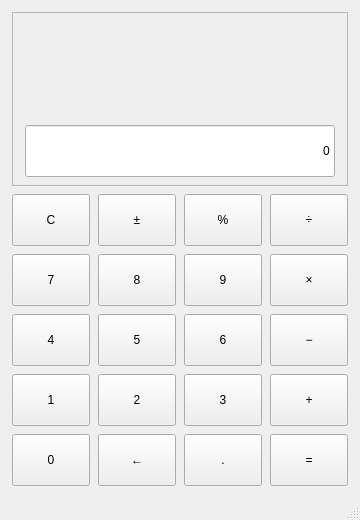
<?xml version="1.0" encoding="UTF-8"?>
<ui version="4.0">
 <class>Calculator</class>
 <widget class="QMainWindow" name="Calculator">
  <property name="geometry">
   <rect>
    <x>0</x>
    <y>0</y>
    <width>360</width>
    <height>520</height>
   </rect>
  </property>
  <property name="minimumSize">
   <size>
    <width>320</width>
    <height>480</height>
   </size>
  </property>
  <property name="windowTitle">
   <string>计算器</string>
  </property>
  <widget class="QWidget" name="centralWidget">
   <layout class="QVBoxLayout" name="mainLayout">
    <property name="spacing">
     <number>8</number>
    </property>
    <property name="leftMargin">
     <number>12</number>
    </property>
    <property name="topMargin">
     <number>12</number>
    </property>
    <property name="rightMargin">
     <number>12</number>
    </property>
    <property name="bottomMargin">
     <number>12</number>
    </property>
    <item>
     <widget class="QFrame" name="displayFrame">
      <property name="minimumSize">
       <size>
        <width>0</width>
        <height>110</height>
       </size>
      </property>
      <property name="frameShape">
       <enum>QFrame::StyledPanel</enum>
      </property>
      <layout class="QVBoxLayout" name="displayLayout">
       <property name="spacing">
        <number>2</number>
       </property>
       <property name="leftMargin">
        <number>12</number>
       </property>
       <property name="topMargin">
        <number>8</number>
       </property>
       <property name="rightMargin">
        <number>12</number>
       </property>
       <property name="bottomMargin">
        <number>8</number>
       </property>
       <item>
        <widget class="QLabel" name="expressionLabel">
         <property name="minimumSize">
          <size>
           <width>0</width>
           <height>28</height>
          </size>
         </property>
         <property name="text">
          <string/>
         </property>
         <property name="alignment">
          <set>Qt::AlignRight|Qt::AlignVCenter</set>
         </property>
        </widget>
       </item>
       <item>
        <widget class="QLineEdit" name="displayEdit">
         <property name="minimumSize">
          <size>
           <width>0</width>
           <height>52</height>
          </size>
         </property>
         <property name="readOnly">
          <bool>true</bool>
         </property>
         <property name="text">
          <string>0</string>
         </property>
         <property name="maxLength">
          <number>17</number>
         </property>
         <property name="alignment">
          <set>Qt::AlignRight|Qt::AlignVCenter</set>
         </property>
        </widget>
       </item>
      </layout>
     </widget>
    </item>
    <item>
     <widget class="QWidget" name="keypadWidget" native="true">
      <layout class="QGridLayout" name="keypadLayout">
       <property name="spacing">
        <number>8</number>
       </property>
       <property name="leftMargin">
        <number>0</number>
       </property>
       <property name="topMargin">
        <number>0</number>
       </property>
       <property name="rightMargin">
        <number>0</number>
       </property>
       <property name="bottomMargin">
        <number>0</number>
       </property>
       <item row="0" column="0">
        <widget class="QPushButton" name="clearButton">
         <property name="minimumSize">
          <size>
           <width>0</width>
           <height>52</height>
          </size>
         </property>
         <property name="text">
          <string>C</string>
         </property>
        </widget>
       </item>
       <item row="0" column="1">
        <widget class="QPushButton" name="signButton">
         <property name="minimumSize">
          <size>
           <width>0</width>
           <height>52</height>
          </size>
         </property>
         <property name="text">
          <string>±</string>
         </property>
        </widget>
       </item>
       <item row="0" column="2">
        <widget class="QPushButton" name="percentButton">
         <property name="minimumSize">
          <size>
           <width>0</width>
           <height>52</height>
          </size>
         </property>
         <property name="text">
          <string>%</string>
         </property>
        </widget>
       </item>
       <item row="0" column="3">
        <widget class="QPushButton" name="divideButton">
         <property name="minimumSize">
          <size>
           <width>0</width>
           <height>52</height>
          </size>
         </property>
         <property name="text">
          <string>÷</string>
         </property>
        </widget>
       </item>
       <item row="1" column="0">
        <widget class="QPushButton" name="digit7Button">
         <property name="minimumSize">
          <size>
           <width>0</width>
           <height>52</height>
          </size>
         </property>
         <property name="text">
          <string>7</string>
         </property>
        </widget>
       </item>
       <item row="1" column="1">
        <widget class="QPushButton" name="digit8Button">
         <property name="minimumSize">
          <size>
           <width>0</width>
           <height>52</height>
          </size>
         </property>
         <property name="text">
          <string>8</string>
         </property>
        </widget>
       </item>
       <item row="1" column="2">
        <widget class="QPushButton" name="digit9Button">
         <property name="minimumSize">
          <size>
           <width>0</width>
           <height>52</height>
          </size>
         </property>
         <property name="text">
          <string>9</string>
         </property>
        </widget>
       </item>
       <item row="1" column="3">
        <widget class="QPushButton" name="multiplyButton">
         <property name="minimumSize">
          <size>
           <width>0</width>
           <height>52</height>
          </size>
         </property>
         <property name="text">
          <string>×</string>
         </property>
        </widget>
       </item>
       <item row="2" column="0">
        <widget class="QPushButton" name="digit4Button">
         <property name="minimumSize">
          <size>
           <width>0</width>
           <height>52</height>
          </size>
         </property>
         <property name="text">
          <string>4</string>
         </property>
        </widget>
       </item>
       <item row="2" column="1">
        <widget class="QPushButton" name="digit5Button">
         <property name="minimumSize">
          <size>
           <width>0</width>
           <height>52</height>
          </size>
         </property>
         <property name="text">
          <string>5</string>
         </property>
        </widget>
       </item>
       <item row="2" column="2">
        <widget class="QPushButton" name="digit6Button">
         <property name="minimumSize">
          <size>
           <width>0</width>
           <height>52</height>
          </size>
         </property>
         <property name="text">
          <string>6</string>
         </property>
        </widget>
       </item>
       <item row="2" column="3">
        <widget class="QPushButton" name="minusButton">
         <property name="minimumSize">
          <size>
           <width>0</width>
           <height>52</height>
          </size>
         </property>
         <property name="text">
          <string>−</string>
         </property>
        </widget>
       </item>
       <item row="3" column="0">
        <widget class="QPushButton" name="digit1Button">
         <property name="minimumSize">
          <size>
           <width>0</width>
           <height>52</height>
          </size>
         </property>
         <property name="text">
          <string>1</string>
         </property>
        </widget>
       </item>
       <item row="3" column="1">
        <widget class="QPushButton" name="digit2Button">
         <property name="minimumSize">
          <size>
           <width>0</width>
           <height>52</height>
          </size>
         </property>
         <property name="text">
          <string>2</string>
         </property>
        </widget>
       </item>
       <item row="3" column="2">
        <widget class="QPushButton" name="digit3Button">
         <property name="minimumSize">
          <size>
           <width>0</width>
           <height>52</height>
          </size>
         </property>
         <property name="text">
          <string>3</string>
         </property>
        </widget>
       </item>
       <item row="3" column="3">
        <widget class="QPushButton" name="plusButton">
         <property name="minimumSize">
          <size>
           <width>0</width>
           <height>52</height>
          </size>
         </property>
         <property name="text">
          <string>+</string>
         </property>
        </widget>
       </item>
       <item row="4" column="0">
        <widget class="QPushButton" name="digit0Button">
         <property name="minimumSize">
          <size>
           <width>0</width>
           <height>52</height>
          </size>
         </property>
         <property name="text">
          <string>0</string>
         </property>
        </widget>
       </item>
       <item row="4" column="1">
        <widget class="QPushButton" name="backspaceButton">
         <property name="minimumSize">
          <size>
           <width>0</width>
           <height>52</height>
          </size>
         </property>
         <property name="text">
          <string>←</string>
         </property>
        </widget>
       </item>
       <item row="4" column="2">
        <widget class="QPushButton" name="decimalButton">
         <property name="minimumSize">
          <size>
           <width>0</width>
           <height>52</height>
          </size>
         </property>
         <property name="text">
          <string>.</string>
         </property>
        </widget>
       </item>
       <item row="4" column="3">
        <widget class="QPushButton" name="equalsButton">
         <property name="minimumSize">
          <size>
           <width>0</width>
           <height>52</height>
          </size>
         </property>
         <property name="text">
          <string>=</string>
         </property>
        </widget>
       </item>
      </layout>
     </widget>
    </item>
   </layout>
  </widget>
  <widget class="QMenuBar" name="menuBar">
   <property name="geometry">
    <rect>
     <x>0</x>
     <y>0</y>
     <width>360</width>
     <height>22</height>
    </rect>
   </property>
  </widget>
  <widget class="QStatusBar" name="statusBar"/>
 </widget>
 <resources/>
 <connections/>
</ui>
